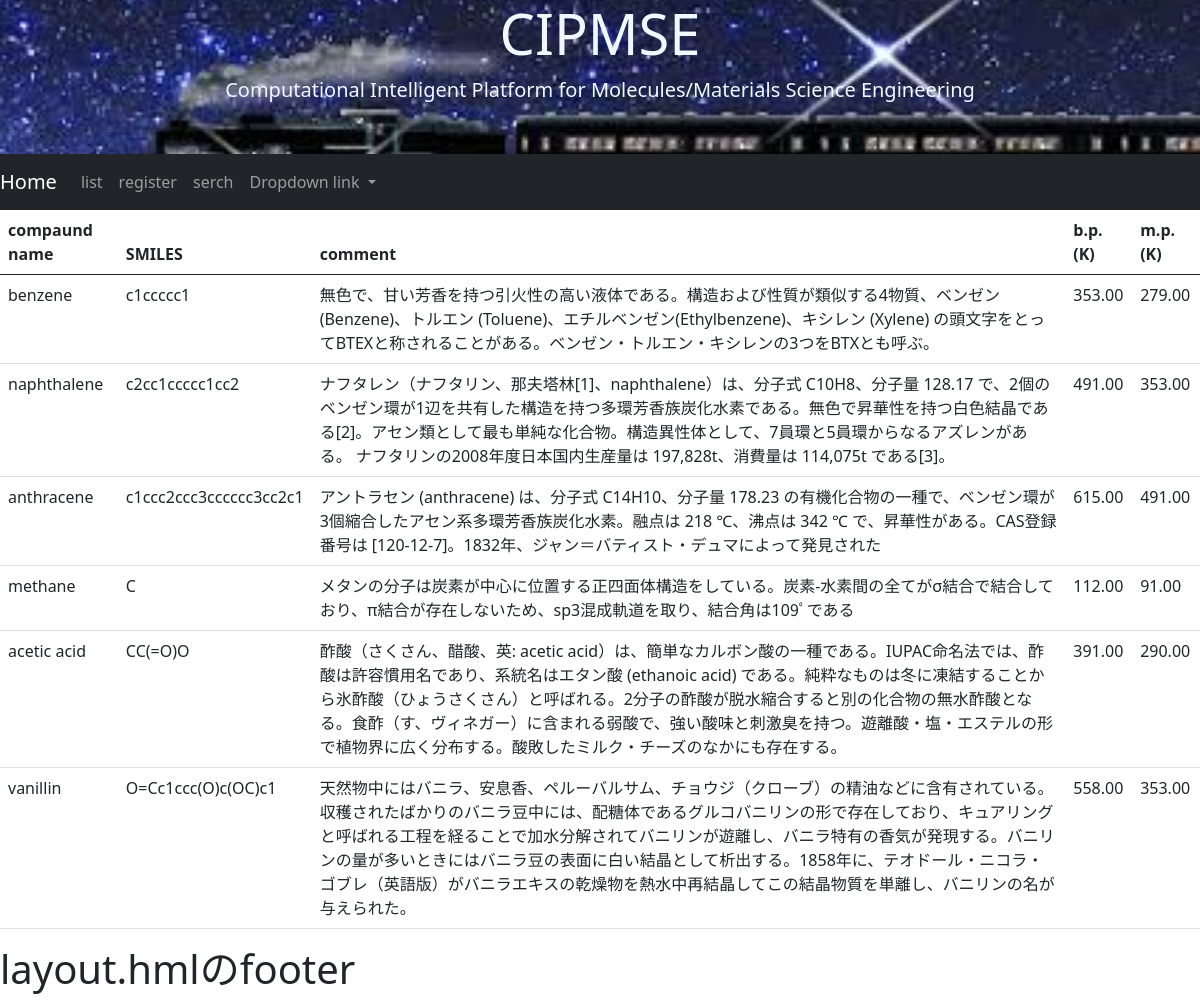
Screenshot of /main/list with the database file from the repository.
### main/models.py (models this page shows, shortened)
class Chemical(models.Model):
    name = models.CharField(
        verbose_name='Compound name',
        max_length=30
    )
    SMILES = models.CharField(
        verbose_name ='SMILES',
        max_length=30
    )
    comment = models.TextField(
        verbose_name = 'comment'
    )
    boilingpoint = models.DecimalField(
        verbose_name = 'b.p.(K)',
        max_digits = 5,
        decimal_places =2,
        default = 0
    )
    meltingpoint = models.DecimalField(
        verbose_name = 'm.p.(K)',
        max_digits = 5,
        decimal_places =2,
        default = 0
    )

### main/views.py (the view)
# urls.py: path('list', views.list, name='list'),
def list(request):
    chemicals = Chemical.objects.all()
    return render(request, 'main/list.html',{
        'chemicals':chemicals
    })

### main/templates/main/list.html (shortened to what this page needs)
{% extends 'main/layout.html'%}
{% block main %}
    <table class="table">
        <thead>
            <tr>
                <th scope="col">compaund name</th>
                <th scope="col">SMILES</th>
                <th scope="col">comment</th>
                <th scope="col">b.p. (K)</th>
                <th scope="col">m.p. (K)</th>
            </tr>
        </thead>
        <tbody>
            {% for c in chemicals %}
            <tr>
                <td>{{ c.name }}</td>
                <td>{{ c.SMILES }}</td>
                <td>{{ c.comment }}</td>
                <td>{{ c.boilingpoint }}</td>
                <td>{{ c.meltingpoint }}</td>
            </tr>
            {% endfor %}
        </tbody>
    </table>
    {% endblock%}

### main/templates/main/layout.html (shortened to what this page needs)
{% load static %}
<!DOCTYPE html>
<html lang="ja">
    <head>
        <link href="https://cdn.jsdelivr.net/npm/bootstrap@5.0.0-beta1/dist/css/bootstrap.min.css" rel="stylesheet">
        <link rel="stylesheet" href="{% static 'css/serch.css' %}">
    </head>
    <header>
      <div class="jumbotron text-center">
        <h1 class="display-4">CIPMSE</h1>
        <p class="lead">Computational Intelligent Platform for Molecules/Materials Science Engineering </p>
        <hr class="my-4">
        <nav class="navbar navbar-expand-lg navbar-dark bg-dark">
          <a class="navbar-brand" href="{% url 'top' %}">Home</a>
          <div class="collapse navbar-collapse" id="navbarNavDropdown">
            <ul class="navbar-nav">
              <li class="nav-item active">
                <a class="nav-link" href="{% url 'list2' %}">list</a>
              </li>
              <li class="nav-item">
                <a class="nav-link" href="{% url 'crud_new' %}">register</a>
              </li>
              <li class="nav-item">
                <a class="nav-link" href="{% url 'data' %}">serch</a>
              </li>
              <li class="nav-item dropdown">
                <a class="nav-link dropdown-toggle" href="#" id="navbarDropdownMenuLink" role="button" data-toggle="dropdown" aria-haspopup="true" aria-expanded="false">
                  Dropdown link
                </a>
              </li>
            </ul>
          </div>
        </nav>
      </div>
    </header>
    <body>
        {% block main %}
        {% endblock main %}
    </body>
    <footer>
        <h1>layout.hmlのfooter</h1>
    </footer>
</html>

### main/static/css/serch.css (style rules this page uses)
.jumbotron { background:url(../image/train_sky.jpg) center no-repeat; background-size: cover; }
.lead,.display-4 { color: aliceblue; }

### rows the page displays
Chemical: name "benzene", SMILES "c1ccccc1", comment "無色で、甘い芳香を持つ引火性の高い液体である。構造および性質が類似する4物質、ベンゼン (Benzene)、トルエン (Toluene)、エチルベンゼン(Ethylbenzene)、キシレン (Xylene) の頭文字をとってBTEXと称されることがある。ベンゼン・トルエン・キシレンの3つをBTXとも呼ぶ。", boilingpoint "353.00", meltingpoint "279.00"
Chemical: name "naphthalene", SMILES "c2cc1ccccc1cc2", comment "ナフタレン（ナフタリン、那夫塔林[1]、naphthalene）は、分子式 C10H8、分子量 128.17 で、2個のベンゼン環が1辺を共有した構造を持つ多環芳香族炭化水素である。無色で昇華性を持つ白色結晶である[2]。アセン類として最も単純な化合物。構造異性体として、7員環と5員環からなるアズレンがある。 ナフタリンの2008年度日本国内生産量は 197,828t、消費量は 114,075t である[3]。", boilingpoint "491.00", meltingpoint "353.00"
Chemical: name "anthracene", SMILES "c1ccc2ccc3cccccc3cc2c1", comment "アントラセン (anthracene) は、分子式 C14H10、分子量 178.23 の有機化合物の一種で、ベンゼン環が3個縮合したアセン系多環芳香族炭化水素。融点は 218 ℃、沸点は 342 ℃ で、昇華性がある。CAS登録番号は [120-12-7]。1832年、ジャン＝バティスト・デュマによって発見された", boilingpoint "615.00", meltingpoint "491.00"
Chemical: name "methane", SMILES "C", comment "メタンの分子は炭素が中心に位置する正四面体構造をしている。炭素‐水素間の全てがσ結合で結合しており、π結合が存在しないため、sp3混成軌道を取り、結合角は109ﾟである", boilingpoint "112.00", meltingpoint "91.00"
Chemical: name "acetic acid", SMILES "CC(=O)O", comment "酢酸（さくさん、醋酸、英: acetic acid）は、簡単なカルボン酸の一種である。IUPAC命名法では、酢酸は許容慣用名であり、系統名はエタン酸 (ethanoic acid) である。純粋なものは冬に凍結することから氷酢酸（ひょうさくさん）と呼ばれる。2分子の酢酸が脱水縮合すると別の化合物の無水酢酸となる。食酢（す、ヴィネガー）に含まれる弱酸で、強い酸味と刺激臭を持つ。遊離酸・塩・エステルの形で植物界に広く分布する。酸敗したミルク・チーズのなかにも存在する。", boilingpoint "391.00", meltingpoint "290.00"
Chemical: name "vanillin", SMILES "O=Cc1ccc(O)c(OC)c1", comment "天然物中にはバニラ、安息香、ペルーバルサム、チョウジ（クローブ）の精油などに含有されている。収穫されたばかりのバニラ豆中には、配糖体であるグルコバニリンの形で存在しており、キュアリングと呼ばれる工程を経ることで加水分解されてバニリンが遊離し、バニラ特有の香気が発現する。バニリンの量が多いときにはバニラ豆の表面に白い結晶として析出する。1858年に、テオドール・ニコラ・ゴブレ（英語版）がバニラエキスの乾燥物を熱水中再結晶してこの結晶物質を単離し、バニリンの名が与えられた。", boilingpoint "558.00", meltingpoint "353.00"
